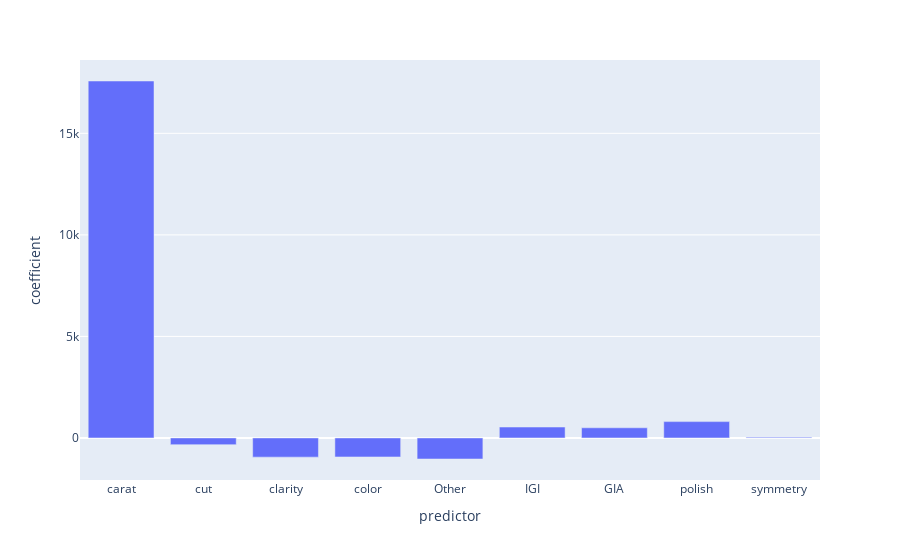

Notebook code for this chart:
### Code cell
#show results as a bar chart
import plotly.express as px
fig = px.bar(x=results['feature'], y=results['coeff'])
fig.update_layout(
    yaxis=dict( title='coefficient'),
    xaxis=dict( title='predictor'),
)
fig.show()

### Figure 1 — Plotly figure (JSON) as saved in the notebook; plotly's stock layout.template omitted (floating-point values rounded to 4 significant figures)
{"data": [{"alignmentgroup": "True", "hovertemplate": "x=%{x}<br>y=%{y}<extra></extra>", "legendgroup": "", "marker": {"color": "#636efa", "pattern": {"shape": ""}}, "name": "", "offsetgroup": "", "orientation": "v", "showlegend": false, "textposition": "auto", "type": "bar", "x": ["carat", "cut", "clarity", "color", "Other", "IGI", "GIA", "polish", "symmetry"], "xaxis": "x", "y": [17580.0, -329.9, -945.5, -935.7, -1037.0, 536.9, 500.0, 804.2, 38.74], "yaxis": "y"}], "layout": {"autosize": true, "barmode": "relative", "legend": {"tracegroupgap": 0}, "margin": {"t": 60}, "xaxis": {"anchor": "y", "autorange": true, "domain": [0, 1], "range": [-0.5, 8.5], "title": {"text": "predictor"}, "type": "category"}, "yaxis": {"anchor": "x", "autorange": true, "domain": [0, 1], "range": [-2071.0, 18610.0], "title": {"text": "coefficient"}, "type": "linear"}}}
